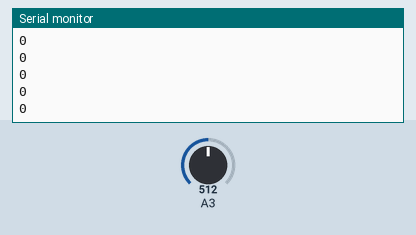
The sketch below on a simulated Arduino Uno, built with avr-gcc and run on an emulated ATmega328P. On the bench: the last lines printed to the serial monitor. The inputs (shaded band) are chosen by the test bench; at power-on: A3 = 512.

Above: at 1.2 s.
1.3 s: A3 set to 716
At 2.3 s:
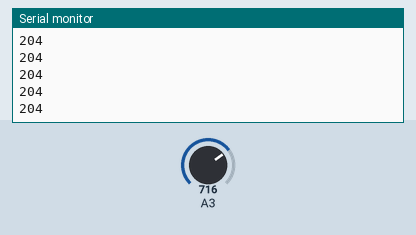
2.8 s: A3 set to 900
At 3.6 s:
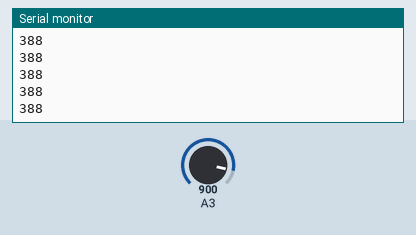
Timing chart, 0 to 5.8 s (numbered marks = the images above; inputs shaded):
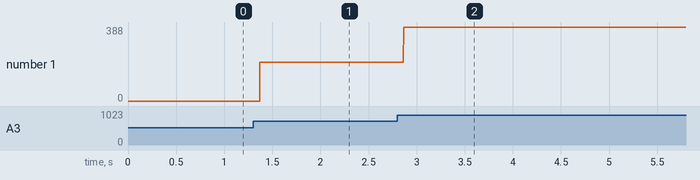

Measured:
- after the input at 1.3 s, the serial monitor: prints a new line after 0.07 s (image 1)
- after the input at 2.8 s, the serial monitor: prints a new line after 0.07 s (image 2)
- plotted number 1: 0 → 204 after the input at 1.3 s, 204 → 38 after the input at 2.8 s

The sketch:

inifnite_potientiometer.ino
```cpp
//////////////////////////////////////
int counter =0;                   //Initializing Variables
int lastpotval;


void setup() {
 Serial.begin(9600);
 lastpotval = analogRead(A3);      // Initially reading the value of the Potientiometer and storing it
}


void loop() {
int currentpotval = analogRead(A3);                 //Taking the current potientiometer reading and storing it
if(currentpotval==1023 || currentpotval>1020){      //Setting the end condition as the analog pin has a max value range of 1023
  while(analogRead(A3)!=0){
    counter = counter;
    Serial.println(counter);
  }
}

if(lastpotval < currentpotval){                          // condition for turning the knob of potientiometer in +ve direction(clockwise)
  counter+=(currentpotval-lastpotval);
}
else if(lastpotval==1023 &&  currentpotval >=0){         // end condition during clockwise direction
  counter++;
}
else if(lastpotval == 0 && currentpotval <= 1023){       // end condition for anti-clockwise direction
  counter--;
}
else if(lastpotval>currentpotval){                       // condition for turning the knob of potientiometer in -ve direction(anti-clockwise)
  counter+=(currentpotval-lastpotval);
}

  Serial.println(counter);
  lastpotval = currentpotval;                            // updating the last potientiometer value as current everytime just before one loop ends
}
```
